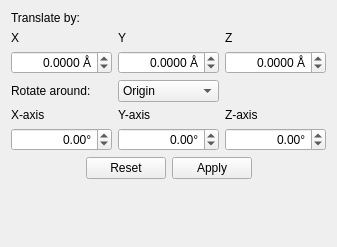
<?xml version="1.0" encoding="UTF-8"?>
<ui version="4.0">
 <class>ManipulateWidget</class>
 <widget class="QWidget" name="ManipulateWidget">
  <property name="geometry">
   <rect>
    <x>0</x>
    <y>0</y>
    <width>337</width>
    <height>247</height>
   </rect>
  </property>
  <property name="windowTitle">
   <string>Form</string>
  </property>
  <layout class="QVBoxLayout" name="verticalLayout">
   <item>
    <layout class="QGridLayout" name="gridLayout">
     <item row="3" column="0">
      <widget class="QDoubleSpinBox" name="xTranslateSpinBox">
       <property name="alignment">
        <set>Qt::AlignRight|Qt::AlignTrailing|Qt::AlignVCenter</set>
       </property>
       <property name="suffix">
        <string> Å</string>
       </property>
       <property name="decimals">
        <number>4</number>
       </property>
       <property name="minimum">
        <double>-999.990000000000009</double>
       </property>
       <property name="maximum">
        <double>999.990000000000009</double>
       </property>
      </widget>
     </item>
     <item row="3" column="1">
      <widget class="QDoubleSpinBox" name="yTranslateSpinBox">
       <property name="alignment">
        <set>Qt::AlignRight|Qt::AlignTrailing|Qt::AlignVCenter</set>
       </property>
       <property name="suffix">
        <string> Å</string>
       </property>
       <property name="decimals">
        <number>4</number>
       </property>
       <property name="minimum">
        <double>-999.990000000000009</double>
       </property>
       <property name="maximum">
        <double>999.990000000000009</double>
       </property>
      </widget>
     </item>
     <item row="3" column="2">
      <widget class="QDoubleSpinBox" name="zTranslateSpinBox">
       <property name="alignment">
        <set>Qt::AlignRight|Qt::AlignTrailing|Qt::AlignVCenter</set>
       </property>
       <property name="suffix">
        <string> Å</string>
       </property>
       <property name="decimals">
        <number>4</number>
       </property>
       <property name="minimum">
        <double>-999.990000000000009</double>
       </property>
       <property name="maximum">
        <double>999.990000000000009</double>
       </property>
      </widget>
     </item>
     <item row="1" column="0">
      <widget class="QLabel" name="label_3">
       <property name="text">
        <string>X</string>
       </property>
      </widget>
     </item>
     <item row="1" column="1">
      <widget class="QLabel" name="label_4">
       <property name="text">
        <string>Y</string>
       </property>
      </widget>
     </item>
     <item row="1" column="2">
      <widget class="QLabel" name="label_5">
       <property name="text">
        <string>Z</string>
       </property>
      </widget>
     </item>
     <item row="0" column="0">
      <widget class="QLabel" name="label">
       <property name="text">
        <string>Translate by:</string>
       </property>
      </widget>
     </item>
    </layout>
   </item>
   <item>
    <layout class="QGridLayout" name="gridLayout_2">
     <item row="2" column="0">
      <widget class="QDoubleSpinBox" name="xRotateSpinBox">
       <property name="alignment">
        <set>Qt::AlignRight|Qt::AlignTrailing|Qt::AlignVCenter</set>
       </property>
       <property name="suffix">
        <string>°</string>
       </property>
       <property name="minimum">
        <double>-360.000000000000000</double>
       </property>
       <property name="maximum">
        <double>360.000000000000000</double>
       </property>
      </widget>
     </item>
     <item row="2" column="1">
      <widget class="QDoubleSpinBox" name="yRotateSpinBox">
       <property name="alignment">
        <set>Qt::AlignRight|Qt::AlignTrailing|Qt::AlignVCenter</set>
       </property>
       <property name="suffix">
        <string>°</string>
       </property>
       <property name="minimum">
        <double>-360.000000000000000</double>
       </property>
       <property name="maximum">
        <double>360.000000000000000</double>
       </property>
      </widget>
     </item>
     <item row="2" column="2">
      <widget class="QDoubleSpinBox" name="zRotateSpinBox">
       <property name="alignment">
        <set>Qt::AlignRight|Qt::AlignTrailing|Qt::AlignVCenter</set>
       </property>
       <property name="suffix">
        <string>°</string>
       </property>
       <property name="minimum">
        <double>-360.000000000000000</double>
       </property>
       <property name="maximum">
        <double>360.000000000000000</double>
       </property>
      </widget>
     </item>
     <item row="1" column="0">
      <widget class="QLabel" name="label_6">
       <property name="text">
        <string>X-axis</string>
       </property>
      </widget>
     </item>
     <item row="1" column="1">
      <widget class="QLabel" name="label_7">
       <property name="text">
        <string>Y-axis</string>
       </property>
      </widget>
     </item>
     <item row="1" column="2">
      <widget class="QLabel" name="label_8">
       <property name="text">
        <string>Z-axis</string>
       </property>
      </widget>
     </item>
     <item row="0" column="0">
      <widget class="QLabel" name="label_2">
       <property name="text">
        <string>Rotate around:</string>
       </property>
      </widget>
     </item>
     <item row="0" column="1">
      <widget class="QComboBox" name="rotateComboBox">
       <item>
        <property name="text">
         <string>Origin</string>
        </property>
       </item>
       <item>
        <property name="text">
         <string>Geometry</string>
        </property>
       </item>
      </widget>
     </item>
    </layout>
   </item>
   <item>
    <widget class="QDialogButtonBox" name="buttonBox">
     <property name="standardButtons">
      <set>QDialogButtonBox::Apply|QDialogButtonBox::Reset</set>
     </property>
     <property name="centerButtons">
      <bool>true</bool>
     </property>
    </widget>
   </item>
   <item>
    <spacer name="verticalSpacer">
     <property name="orientation">
      <enum>Qt::Vertical</enum>
     </property>
     <property name="sizeHint" stdset="0">
      <size>
       <width>20</width>
       <height>262</height>
      </size>
     </property>
    </spacer>
   </item>
  </layout>
 </widget>
 <resources/>
 <connections/>
</ui>
